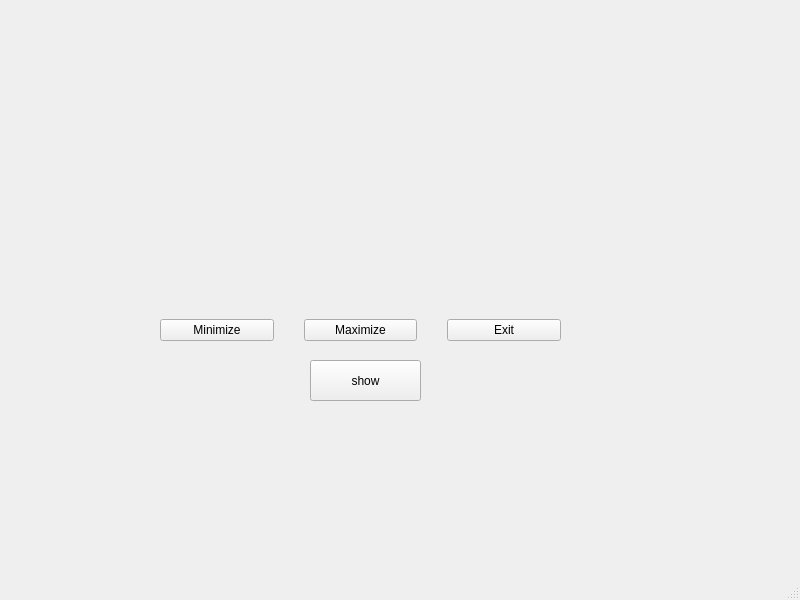
<?xml version="1.0" encoding="UTF-8"?>
<ui version="4.0">
 <class>MainWindow</class>
 <widget class="QMainWindow" name="MainWindow">
  <property name="geometry">
   <rect>
    <x>0</x>
    <y>0</y>
    <width>800</width>
    <height>600</height>
   </rect>
  </property>
  <property name="windowTitle">
   <string>MainWindow</string>
  </property>
  <widget class="QWidget" name="centralwidget">
   <widget class="QPushButton" name="pushButton_4">
    <property name="geometry">
     <rect>
      <x>310</x>
      <y>360</y>
      <width>111</width>
      <height>41</height>
     </rect>
    </property>
    <property name="text">
     <string>show</string>
    </property>
   </widget>
   <widget class="QWidget" name="layoutWidget">
    <property name="geometry">
     <rect>
      <x>160</x>
      <y>120</y>
      <width>401</width>
      <height>221</height>
     </rect>
    </property>
    <layout class="QVBoxLayout" name="verticalLayout">
     <property name="spacing">
      <number>50</number>
     </property>
     <item>
      <widget class="QLabel" name="label">
       <property name="text">
        <string/>
       </property>
       <property name="alignment">
        <set>Qt::AlignCenter</set>
       </property>
      </widget>
     </item>
     <item>
      <layout class="QHBoxLayout" name="horizontalLayout">
       <property name="spacing">
        <number>30</number>
       </property>
       <item>
        <widget class="QPushButton" name="pushButton">
         <property name="text">
          <string>Minimize</string>
         </property>
        </widget>
       </item>
       <item>
        <widget class="QPushButton" name="pushButton_2">
         <property name="text">
          <string>Maximize</string>
         </property>
        </widget>
       </item>
       <item>
        <widget class="QPushButton" name="pushButton_3">
         <property name="autoFillBackground">
          <bool>false</bool>
         </property>
         <property name="text">
          <string>Exit</string>
         </property>
         <property name="iconSize">
          <size>
           <width>16</width>
           <height>300</height>
          </size>
         </property>
        </widget>
       </item>
      </layout>
     </item>
    </layout>
   </widget>
  </widget>
  <widget class="QMenuBar" name="menubar">
   <property name="geometry">
    <rect>
     <x>0</x>
     <y>0</y>
     <width>800</width>
     <height>22</height>
    </rect>
   </property>
  </widget>
  <widget class="QStatusBar" name="statusbar"/>
 </widget>
 <resources/>
 <connections/>
</ui>
